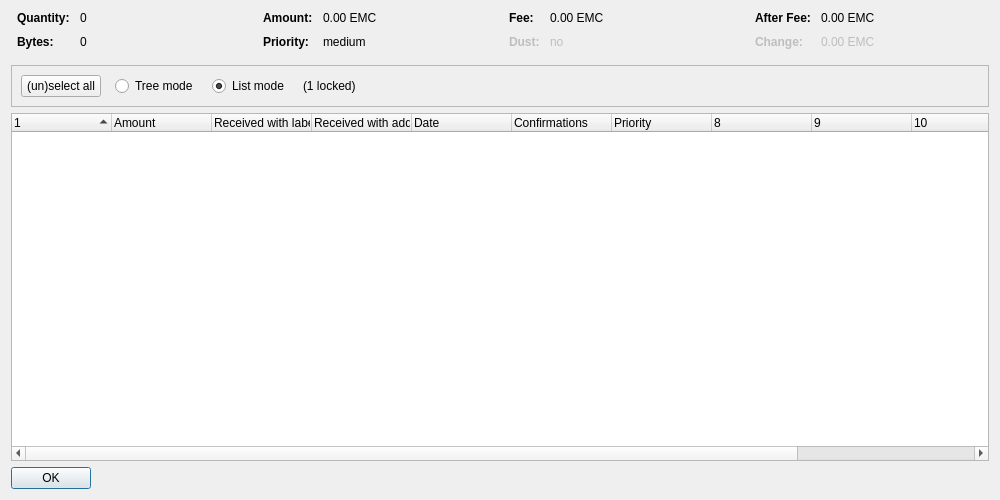
<?xml version="1.0" encoding="UTF-8"?>
<ui version="4.0">
 <class>CoinControlDialog</class>
 <widget class="QDialog" name="CoinControlDialog">
  <property name="geometry">
   <rect>
    <x>0</x>
    <y>0</y>
    <width>1000</width>
    <height>500</height>
   </rect>
  </property>
  <property name="windowTitle">
   <string>Coin Selection</string>
  </property>
  <layout class="QVBoxLayout" name="verticalLayout">
   <item>
    <layout class="QHBoxLayout" name="horizontalLayoutTop" stretch="0,0,0,0">
     <property name="topMargin">
      <number>0</number>
     </property>
     <property name="bottomMargin">
      <number>10</number>
     </property>
     <item>
      <layout class="QFormLayout" name="formLayoutCoinControl1">
       <property name="horizontalSpacing">
        <number>10</number>
       </property>
       <property name="verticalSpacing">
        <number>10</number>
       </property>
       <property name="leftMargin">
        <number>6</number>
       </property>
       <property name="rightMargin">
        <number>6</number>
       </property>
       <item row="0" column="0">
        <widget class="QLabel" name="labelCoinControlQuantityText">
         <property name="font">
          <font>
           <weight>75</weight>
           <bold>true</bold>
          </font>
         </property>
         <property name="text">
          <string>Quantity:</string>
         </property>
        </widget>
       </item>
       <item row="0" column="1">
        <widget class="QLabel" name="labelCoinControlQuantity">
         <property name="cursor">
          <cursorShape>IBeamCursor</cursorShape>
         </property>
         <property name="contextMenuPolicy">
          <enum>Qt::ActionsContextMenu</enum>
         </property>
         <property name="text">
          <string notr="true">0</string>
         </property>
         <property name="textInteractionFlags">
          <set>Qt::LinksAccessibleByMouse|Qt::TextSelectableByKeyboard|Qt::TextSelectableByMouse</set>
         </property>
        </widget>
       </item>
       <item row="1" column="0">
        <widget class="QLabel" name="labelCoinControlBytesText">
         <property name="font">
          <font>
           <weight>75</weight>
           <bold>true</bold>
          </font>
         </property>
         <property name="text">
          <string>Bytes:</string>
         </property>
        </widget>
       </item>
       <item row="1" column="1">
        <widget class="QLabel" name="labelCoinControlBytes">
         <property name="cursor">
          <cursorShape>IBeamCursor</cursorShape>
         </property>
         <property name="contextMenuPolicy">
          <enum>Qt::ActionsContextMenu</enum>
         </property>
         <property name="text">
          <string notr="true">0</string>
         </property>
         <property name="textInteractionFlags">
          <set>Qt::LinksAccessibleByMouse|Qt::TextSelectableByKeyboard|Qt::TextSelectableByMouse</set>
         </property>
        </widget>
       </item>
      </layout>
     </item>
     <item>
      <layout class="QFormLayout" name="formLayoutCoinControl2">
       <property name="horizontalSpacing">
        <number>10</number>
       </property>
       <property name="verticalSpacing">
        <number>10</number>
       </property>
       <property name="leftMargin">
        <number>6</number>
       </property>
       <property name="rightMargin">
        <number>6</number>
       </property>
       <item row="0" column="0">
        <widget class="QLabel" name="labelCoinControlAmountText">
         <property name="font">
          <font>
           <weight>75</weight>
           <bold>true</bold>
          </font>
         </property>
         <property name="text">
          <string>Amount:</string>
         </property>
        </widget>
       </item>
       <item row="0" column="1">
        <widget class="QLabel" name="labelCoinControlAmount">
         <property name="cursor">
          <cursorShape>IBeamCursor</cursorShape>
         </property>
         <property name="contextMenuPolicy">
          <enum>Qt::ActionsContextMenu</enum>
         </property>
         <property name="text">
          <string notr="true">0.00 EMC</string>
         </property>
         <property name="textInteractionFlags">
          <set>Qt::LinksAccessibleByMouse|Qt::TextSelectableByKeyboard|Qt::TextSelectableByMouse</set>
         </property>
        </widget>
       </item>
       <item row="1" column="0">
        <widget class="QLabel" name="labelCoinControlPriorityText">
         <property name="font">
          <font>
           <weight>75</weight>
           <bold>true</bold>
          </font>
         </property>
         <property name="text">
          <string>Priority:</string>
         </property>
        </widget>
       </item>
       <item row="1" column="1">
        <widget class="QLabel" name="labelCoinControlPriority">
         <property name="cursor">
          <cursorShape>IBeamCursor</cursorShape>
         </property>
         <property name="contextMenuPolicy">
          <enum>Qt::ActionsContextMenu</enum>
         </property>
         <property name="text">
          <string notr="true">medium</string>
         </property>
         <property name="textInteractionFlags">
          <set>Qt::LinksAccessibleByMouse|Qt::TextSelectableByKeyboard|Qt::TextSelectableByMouse</set>
         </property>
        </widget>
       </item>
      </layout>
     </item>
     <item>
      <layout class="QFormLayout" name="formLayoutCoinControl3">
       <property name="horizontalSpacing">
        <number>10</number>
       </property>
       <property name="verticalSpacing">
        <number>10</number>
       </property>
       <property name="leftMargin">
        <number>6</number>
       </property>
       <property name="rightMargin">
        <number>6</number>
       </property>
       <item row="0" column="0">
        <widget class="QLabel" name="labelCoinControlFeeText">
         <property name="font">
          <font>
           <weight>75</weight>
           <bold>true</bold>
          </font>
         </property>
         <property name="text">
          <string>Fee:</string>
         </property>
        </widget>
       </item>
       <item row="0" column="1">
        <widget class="QLabel" name="labelCoinControlFee">
         <property name="cursor">
          <cursorShape>IBeamCursor</cursorShape>
         </property>
         <property name="contextMenuPolicy">
          <enum>Qt::ActionsContextMenu</enum>
         </property>
         <property name="text">
          <string notr="true">0.00 EMC</string>
         </property>
         <property name="textInteractionFlags">
          <set>Qt::LinksAccessibleByMouse|Qt::TextSelectableByKeyboard|Qt::TextSelectableByMouse</set>
         </property>
        </widget>
       </item>
       <item row="1" column="0">
        <widget class="QLabel" name="labelCoinControlLowOutputText">
         <property name="enabled">
          <bool>false</bool>
         </property>
         <property name="font">
          <font>
           <weight>75</weight>
           <bold>true</bold>
          </font>
         </property>
         <property name="text">
          <string>Dust:</string>
         </property>
        </widget>
       </item>
       <item row="1" column="1">
        <widget class="QLabel" name="labelCoinControlLowOutput">
         <property name="enabled">
          <bool>false</bool>
         </property>
         <property name="cursor">
          <cursorShape>IBeamCursor</cursorShape>
         </property>
         <property name="contextMenuPolicy">
          <enum>Qt::ActionsContextMenu</enum>
         </property>
         <property name="text">
          <string notr="true">no</string>
         </property>
         <property name="textInteractionFlags">
          <set>Qt::LinksAccessibleByMouse|Qt::TextSelectableByKeyboard|Qt::TextSelectableByMouse</set>
         </property>
        </widget>
       </item>
      </layout>
     </item>
     <item>
      <layout class="QFormLayout" name="formLayoutCoinControl4">
       <property name="horizontalSpacing">
        <number>10</number>
       </property>
       <property name="verticalSpacing">
        <number>10</number>
       </property>
       <property name="leftMargin">
        <number>6</number>
       </property>
       <property name="rightMargin">
        <number>6</number>
       </property>
       <item row="0" column="0">
        <widget class="QLabel" name="labelCoinControlAfterFeeText">
         <property name="font">
          <font>
           <weight>75</weight>
           <bold>true</bold>
          </font>
         </property>
         <property name="text">
          <string>After Fee:</string>
         </property>
        </widget>
       </item>
       <item row="0" column="1">
        <widget class="QLabel" name="labelCoinControlAfterFee">
         <property name="cursor">
          <cursorShape>IBeamCursor</cursorShape>
         </property>
         <property name="contextMenuPolicy">
          <enum>Qt::ActionsContextMenu</enum>
         </property>
         <property name="text">
          <string notr="true">0.00 EMC</string>
         </property>
         <property name="textInteractionFlags">
          <set>Qt::LinksAccessibleByMouse|Qt::TextSelectableByKeyboard|Qt::TextSelectableByMouse</set>
         </property>
        </widget>
       </item>
       <item row="1" column="0">
        <widget class="QLabel" name="labelCoinControlChangeText">
         <property name="enabled">
          <bool>false</bool>
         </property>
         <property name="font">
          <font>
           <weight>75</weight>
           <bold>true</bold>
          </font>
         </property>
         <property name="text">
          <string>Change:</string>
         </property>
        </widget>
       </item>
       <item row="1" column="1">
        <widget class="QLabel" name="labelCoinControlChange">
         <property name="enabled">
          <bool>false</bool>
         </property>
         <property name="cursor">
          <cursorShape>IBeamCursor</cursorShape>
         </property>
         <property name="contextMenuPolicy">
          <enum>Qt::ActionsContextMenu</enum>
         </property>
         <property name="text">
          <string notr="true">0.00 EMC</string>
         </property>
         <property name="textInteractionFlags">
          <set>Qt::LinksAccessibleByMouse|Qt::TextSelectableByKeyboard|Qt::TextSelectableByMouse</set>
         </property>
        </widget>
       </item>
      </layout>
     </item>
    </layout>
   </item>
   <item>
    <widget class="QFrame" name="frame">
     <property name="minimumSize">
      <size>
       <width>0</width>
       <height>40</height>
      </size>
     </property>
     <property name="frameShape">
      <enum>QFrame::StyledPanel</enum>
     </property>
     <property name="frameShadow">
      <enum>QFrame::Sunken</enum>
     </property>
     <layout class="QHBoxLayout" name="horizontalLayout">
      <item>
       <layout class="QHBoxLayout" name="horizontalLayoutPanel" stretch="0,0,0,0,0">
        <property name="spacing">
         <number>14</number>
        </property>
        <item>
         <widget class="QPushButton" name="pushButtonSelectAll">
          <property name="sizePolicy">
           <sizepolicy hsizetype="Maximum" vsizetype="Fixed">
            <horstretch>0</horstretch>
            <verstretch>0</verstretch>
           </sizepolicy>
          </property>
          <property name="text">
           <string>(un)select all</string>
          </property>
          <property name="autoDefault">
           <bool>false</bool>
          </property>
         </widget>
        </item>
        <item>
         <widget class="QRadioButton" name="radioTreeMode">
          <property name="sizePolicy">
           <sizepolicy hsizetype="Maximum" vsizetype="Fixed">
            <horstretch>0</horstretch>
            <verstretch>0</verstretch>
           </sizepolicy>
          </property>
          <property name="text">
           <string>Tree mode</string>
          </property>
         </widget>
        </item>
        <item>
         <widget class="QRadioButton" name="radioListMode">
          <property name="sizePolicy">
           <sizepolicy hsizetype="Maximum" vsizetype="Fixed">
            <horstretch>0</horstretch>
            <verstretch>0</verstretch>
           </sizepolicy>
          </property>
          <property name="text">
           <string>List mode</string>
          </property>
          <property name="checked">
           <bool>true</bool>
          </property>
         </widget>
        </item>
        <item>
         <widget class="QLabel" name="labelLocked">
          <property name="text">
           <string notr="true">(1 locked)</string>
          </property>
         </widget>
        </item>
        <item>
         <spacer name="horizontalSpacer">
          <property name="orientation">
           <enum>Qt::Horizontal</enum>
          </property>
          <property name="sizeHint" stdset="0">
           <size>
            <width>40</width>
            <height>20</height>
           </size>
          </property>
         </spacer>
        </item>
       </layout>
      </item>
     </layout>
    </widget>
   </item>
   <item>
    <widget class="CoinControlTreeWidget" name="treeWidget">
     <property name="contextMenuPolicy">
      <enum>Qt::CustomContextMenu</enum>
     </property>
     <property name="sortingEnabled">
      <bool>false</bool>
     </property>
     <property name="columnCount">
      <number>12</number>
     </property>
     <attribute name="headerShowSortIndicator" stdset="0">
      <bool>true</bool>
     </attribute>
     <attribute name="headerStretchLastSection">
      <bool>false</bool>
     </attribute>
     <column>
      <property name="text">
       <string/>
      </property>
     </column>
     <column>
      <property name="text">
       <string>Amount</string>
      </property>
     </column>
     <column>
      <property name="text">
       <string>Received with label</string>
      </property>
     </column>
     <column>
      <property name="text">
       <string>Received with address</string>
      </property>
     </column>
     <column>
      <property name="text">
       <string>Date</string>
      </property>
     </column>
     <column>
      <property name="text">
       <string>Confirmations</string>
      </property>
      <property name="toolTip">
       <string>Confirmed</string>
      </property>
     </column>
     <column>
      <property name="text">
       <string>Priority</string>
      </property>
     </column>
     <column>
      <property name="text">
       <string/>
      </property>
     </column>
     <column>
      <property name="text">
       <string/>
      </property>
     </column>
     <column>
      <property name="text">
       <string/>
      </property>
     </column>
     <column>
      <property name="text">
       <string/>
      </property>
     </column>
     <column>
      <property name="text">
       <string/>
      </property>
     </column>
    </widget>
   </item>
   <item>
    <widget class="QDialogButtonBox" name="buttonBox">
     <property name="sizePolicy">
      <sizepolicy hsizetype="Maximum" vsizetype="Fixed">
       <horstretch>0</horstretch>
       <verstretch>0</verstretch>
      </sizepolicy>
     </property>
     <property name="orientation">
      <enum>Qt::Horizontal</enum>
     </property>
     <property name="standardButtons">
      <set>QDialogButtonBox::Ok</set>
     </property>
    </widget>
   </item>
  </layout>
 </widget>
 <customwidgets>
  <customwidget>
   <class>CoinControlTreeWidget</class>
   <extends>QTreeWidget</extends>
   <header>coincontroltreewidget.h</header>
  </customwidget>
 </customwidgets>
 <resources/>
 <connections/>
</ui>
